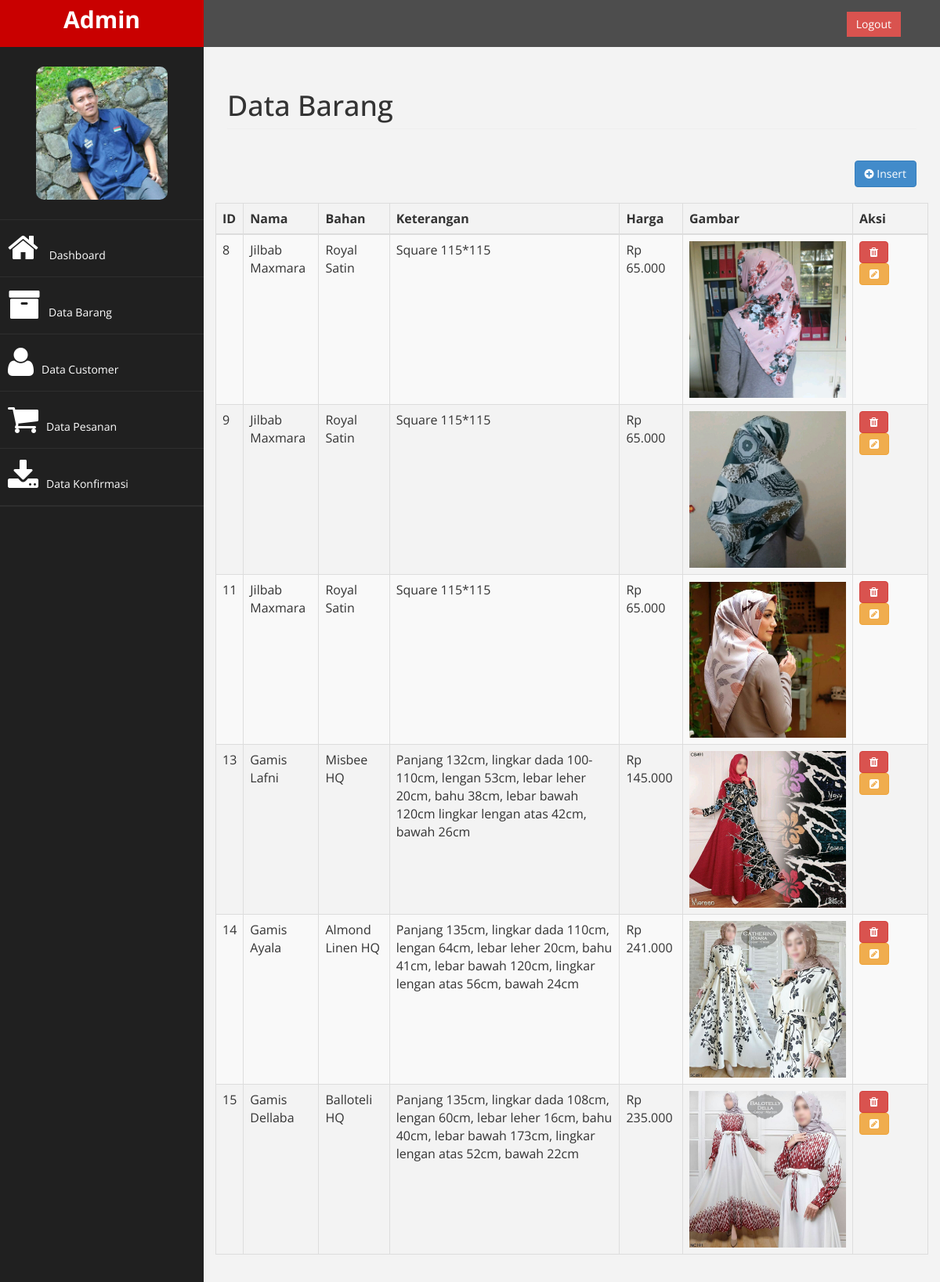
/Barang, run on the app's committed database.
### tables this page shows
CREATE TABLE `barang` (
  `id_barang` int(10) NOT NULL,
  `nama_barang` varchar(50) NOT NULL,
  `bahan` varchar(20) NOT NULL,
  `keterangan` varchar(200) NOT NULL,
  `harga` varchar(20) NOT NULL,
  `gambar` varchar(50) NOT NULL
);

### application/controllers/Barang.php (called while the page is built, shortened)
<?php
class Barang extends CI_Controller
{
	function __construct()
	{
		$this->load->model('Barang_model');
		$this->load->helper(array('url'));
	}
	function index($page=NULL,$offset='',$key=NULL)
	{
		$data['barang'] = $this->Barang_model->ambil_data();
		$this->load->view('Admin/Barang_list',$data);
	}
}
 ?>

### index.php (called while the page is built, shortened)
<?php
require_once BASEPATH.'core/CodeIgniter.php';

### application/models/Barang_model.php (called while the page is built, shortened)
<?php
class Barang_model extends CI_Model
{
	public $barang			= 'barang';
	public $id				= 'id_barang';
	public $order			= 'ASC';
	function ambil_data()
	{
		$this->db->order_by($this->id,$this->order);
		return $this->db->get($this->barang)->result();
	}
}
 ?>

### application/views/Admin/Barang_list.php (the view, shortened to what this page needs)
<?php $this->load->view('templates/admin/header');?>
<div id="page-wrapper">
	<div class="row">
		<div class="col-lg-12">
			<h1 class="page-header">Data Barang</h1>
		</div><?=$this->session->flashdata('pesan')?>
		<div class="col-md-12 text-right">
		<a href="<?php echo site_url('index.php/Barang/tambah'); ?>" class="btn btn-primary"
		style="margin-top:20px; margin-bottom:20px">
		<i class="fa fa-plus-circle"></i> Insert</a>
		</div>
	</div>
	<div class="row">
		<table id="example" class="table table-striped table-bordered">
			<thead>
				<tr>
					<th style="width: 10px">ID</th>
					<th>Nama</th>
					<th>Bahan</th>
					<th>Keterangan</th>
					<th>Harga</th>
					<th style="width:200px">Gambar</th>
					<th style="width: 96px">Aksi</th>
				</tr>
			</thead>
			<tbody>
				<?php foreach ($barang as $key => $value) { ?>
				<tr>
					<td><?php echo $value->id_barang; ?></td>
					<td><?php echo $value->nama_barang; ?></td>
					<td><?php echo $value->bahan; ?></td>
					<td><?php echo $value->keterangan; ?></td>
					<td><?php echo $value->harga; ?></td>
					<td><img style="width:200px; height:auto;" width="50%" height="50%" src="<?php echo site_url()?>assets/admin/uploads/<?php echo $value->gambar; ?>"></td>
					<td>
						<a href="<?php echo site_url('index.php/Barang/delete/'.$value->id_barang); ?>"
							class="btn btn-danger">
							<i class="fa fa-trash"></i>
						</a>
						<a href="<?php echo site_url('index.php/Barang/update/'.$value->id_barang); ?>"
							class="btn btn-warning">
							<i class="fa fa-pencil-square"></i>
						</a>
					</td>
				</tr>
				<?php } ?>
			</tbody>
		</table>
	</div>
	<?php $this->load->view('templates/admin/footer'); ?>

### application/views/templates/admin/header.php (shortened to what this page needs)
<!DOCTYPE php>
<php xmlns="http://www.w3.org/1999/xphp">
<head>
    <link href="<?php echo base_url();?>assets/admin/css/bootstrap.css" rel="stylesheet" />
    <link href="<?php echo base_url();?>assets/admin/css/font-awesome.css" rel="stylesheet" />
    <link href="<?php echo base_url();?>assets/admin/js/morris/morris-0.4.3.min.css" rel="stylesheet" />
    <link href="<?php echo base_url();?>assets/admin/css/custom.css" rel="stylesheet" />
</head>
<body>
    <div id="wrapper">
        <nav class="navbar navbar-default navbar-cls-top " role="navigation" style="margin-bottom: 0">
            <div class="navbar-header">
                <a class="navbar-brand" href="<?php echo site_url('index.php/Home'); ?>">Admin</a>
            </div>
  <div style="color: white;
padding: 15px 50px 5px 50px;
float: right;
font-size: 16px;"><a href="<?php echo site_url('index.php/Login/logout'); ?>" class="btn btn-danger square-btn-adjust">Logout</a> </div>
        </nav>
            <nav class="navbar-default navbar-side" role="navigation">
            <div class="sidebar-collapse">
                <ul class="nav" id="main-menu">
                <li class="text-center">
                   <img src="<?php echo base_url();?>assets/img/mas.jpg" class="user-image img-responsive"/>
                    </li>
                           <?php echo generate_sidemenu();?>
                    <li>
            </div>
        </nav>
</body>
</php>

### application/helpers/global_helper.php
<?php  if ( ! defined("BASEPATH")) exit("No direct script access allowed");
	function generate_sidemenu()
	{
		return ' <li>
                        <a href="'.site_url('index.php/Home').'"><i class="fa fa-home fa-3x"></i> Dashboard</a>
                    </li>
                     <li>
                        <a  href="'.site_url('index.php/Barang').'"><i class="fa fa-archive fa-3x"></i>Data Barang</a>
                    </li>
                    <li>
                        <a  href="'.site_url('index.php/Customer/data_customer').'"><i class="fa fa-user fa-3x"></i>Data Customer</a>
                    </li>
                           <li  >
                        <a  href="'.site_url('index.php/Memesan').'"><i class="fa fa-shopping-cart fa-3x"></i>Data Pesanan</a>
                    </li>
                      <li  >
                        <a href="'.site_url('index.php/Konfirmasi').'"><i class="fa fa-download fa-3x"></i>Data Konfirmasi</a>
                    </li>
		</li>';
	}

### application/views/templates/admin/footer.php (shortened to what this page needs)
</body>
</html>

### assets/admin/css/custom.css (style rules this page uses)
body { font-family: 'Open Sans', sans-serif; }
#wrapper { width: 100%; background:#202020; }
#page-wrapper { padding: 15px 15px; min-height: 600px; background:#F3F3F3; }
.text-center { text-align:center; }
.square-btn-adjust { border: 0px solid transparent; -webkit-border-radius: 0px; -moz-border-radius: 0px; border-radius: 0px; }
.user-image { margin: 25px auto; -webkit-border-radius: 10px; -moz-border-radius: 10px; border-radius: 10px; max-height:170px; max-width:170px; }
.navbar-cls-top .navbar-brand { color: #fff; background: #C90000; width: 260px; text-align: center; height: 60px; font-size: 30px; font-weight: 700; }
.sidebar-collapse , .sidebar-collapse .nav { background:none; }
.sidebar-collapse .nav { padding:0; }
.sidebar-collapse .nav > li > a { color:#fff; background:#202020; text-shadow:none; }
.sidebar-collapse > .nav > li > a { padding:15px 10px; }
.sidebar-collapse > .nav > li { border-bottom: 1px solid rgba(107, 108, 109, 0.19); }
.navbar-side { border:none; background-color: #202020; }
.navbar-cls-top { background:#4D4D4D; border-bottom:none; }
.navbar-default { border:0px solid black; }
.navbar-header { background: #A70303; }
.nav > li > a > i { margin-right:10px; }
@media (min-width:768px) { #page-wrapper { margin: 0 0 0 260px; padding: 15px 30px; min-height: 1200px; } }
@media (min-width:768px) { .navbar-side { z-index: 1; position: absolute; width: 260px; } }
@media (min-width:768px) { .navbar { border-radius: 0px; } }

### data on the page
barang: id_barang "8", nama_barang "Jilbab Maxmara", bahan "Royal Satin", keterangan "Square 115*115", harga "Rp 65.000", gambar (picture)
barang: id_barang "9", nama_barang "Jilbab Maxmara", bahan "Royal Satin", keterangan "Square 115*115", harga "Rp 65.000", gambar (picture)
barang: id_barang "11", nama_barang "Jilbab Maxmara", bahan "Royal Satin", keterangan "Square 115*115", harga "Rp 65.000", gambar (picture)
barang: id_barang "13", nama_barang "Gamis Lafni", bahan "Misbee HQ", keterangan "Panjang 132cm, lingkar dada 100-110cm, lengan 53cm, lebar leher 20cm, bahu 38cm, lebar bawah 120cm lingkar lengan atas 42cm, bawah 26cm", harga "Rp 145.000", gambar (picture)
barang: id_barang "14", nama_barang "Gamis Ayala", bahan "Almond Linen HQ", keterangan "Panjang 135cm, lingkar dada 110cm, lengan 64cm, lebar leher 20cm, bahu 41cm, lebar bawah 120cm, lingkar lengan atas 56cm, bawah 24cm", harga "Rp 241.000", gambar (picture)
barang: id_barang "15", nama_barang "Gamis Dellaba", bahan "Balloteli HQ", keterangan "Panjang 135cm, lingkar dada 108cm, lengan 60cm, lebar leher 16cm, bahu 40cm, lebar bawah 173cm, lingkar lengan atas 52cm, bawah 22cm", harga "Rp 235.000", gambar (picture)
